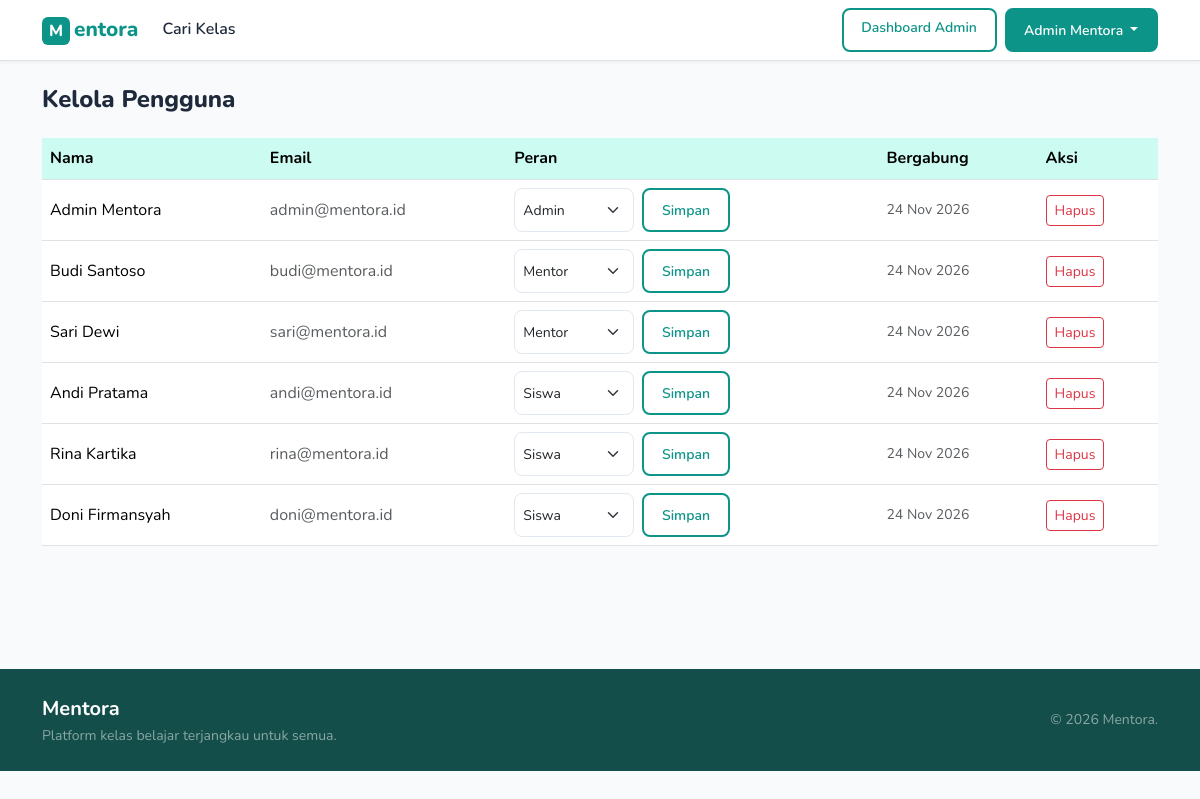
The page /admin/users.php (signed in) on the database its author committed.
### tables this page shows
CREATE TABLE users (
    id INT AUTO_INCREMENT PRIMARY KEY,
    nama VARCHAR(100) NOT NULL,
    email VARCHAR(150) NOT NULL UNIQUE,
    password VARCHAR(255) NOT NULL,
    role ENUM('admin','mentor','siswa') NOT NULL DEFAULT 'siswa',
    bio TEXT,
    keahlian VARCHAR(255),
    foto VARCHAR(255),
    created_at DATETIME DEFAULT CURRENT_TIMESTAMP
);

### admin/users.php (the view, shortened to what this page needs)
<?php
require_once __DIR__ . '/../config/db.php';
$users = $conn->query("SELECT id, nama, email, role, created_at FROM users ORDER BY created_at DESC")->fetch_all(MYSQLI_ASSOC);
include __DIR__ . '/../includes/header.php';
?>
<div class="container">
    <h1 class="h4 fw-800 mb-4">Kelola Pengguna</h1>
    <div class="table-responsive">
        <table class="table table-hover align-middle">
            <thead>
                <tr><th>Nama</th><th>Email</th><th>Peran</th><th>Bergabung</th><th>Aksi</th></tr>
            </thead>
            <tbody>
                <?php foreach ($users as $u): ?>
                    <tr>
                        <td class="fw-600"><?= htmlspecialchars($u['nama']) ?></td>
                        <td class="text-muted"><?= htmlspecialchars($u['email']) ?></td>
                        <td>
                            <form method="post" class="d-inline-flex gap-2 align-items-center">
                                <select name="role" class="form-select form-select-sm"
                                    style="width:120px" aria-label="Peran <?= htmlspecialchars($u['nama']) ?>">
                                    <option value="siswa"  <?= $u['role']==='siswa'  ? 'selected':'' ?>>Siswa</option>
                                    <option value="mentor" <?= $u['role']==='mentor' ? 'selected':'' ?>>Mentor</option>
                                    <option value="admin"  <?= $u['role']==='admin'  ? 'selected':'' ?>>Admin</option>
                                </select>
                                <button type="submit" class="btn btn-sm btn-outline-teal">Simpan</button>
                            </form>
                        </td>
                        <td class="text-muted small"><?= date('d M Y', strtotime($u['created_at'])) ?></td>
                        <td>
                            <?php if ($u['id'] !== (int)$_SESSION['user_id']): ?>
                                <form method="post" class="d-inline">
                                    <button type="submit" class="btn btn-sm btn-outline-danger"
                                        data-confirm="Hapus pengguna <?= htmlspecialchars($u['nama']) ?>?">
                                        Hapus
                                    </button>
                                </form>
                            <?php else: ?>
                                <span class="text-muted small">Kamu</span>
                            <?php endif; ?>
                        </td>
                    </tr>
                <?php endforeach; ?>
            </tbody>
        </table>
    </div>
</div>
<?php include __DIR__ . '/../includes/footer.php'; ?>

### assets/css/style.css (style rules this page uses)
:root { --teal: #0d9488; --teal-dark: #0f766e; --teal-light: #ccfbf1; --amber: #f59e0b; --amber-dark: #d97706; --text: #1e293b; --text-muted: #64748b; --bg: #f8fafc; --white: #ffffff; --border: #e2e8f0; --radius: 8px; --radius-lg: 14px; }
*, *::before, *::after { box-sizing: border-box; }
body { font-family: 'Nunito', system-ui, sans-serif; color: var(--text); background: var(--bg); line-height: 1.6; }
h1, h2, h3, h4, h5, h6 { font-weight: 700; line-height: 1.3; }
.fw-800 { font-weight: 800; }
a[href], button, summary, select, input[type="checkbox"], input[type="radio"], label[for="imgPreviewInput"], [role="button"], [role="tab"], .upload-area, .btn { cursor: pointer; }
.btn-outline-teal { background: transparent; color: var(--teal); border: 2px solid var(--teal); border-radius: var(--radius); font-weight: 600; padding: 0.45rem 1.1rem; transition: background .18s, color .18s; min-height: 44px; }
.form-control, .form-select { border-radius: var(--radius); border: 1.5px solid var(--border); font-family: 'Nunito', sans-serif; min-height: 44px; }
.table th { background: var(--teal-light); font-weight: 700; }

### rows shown on the page
users: nama "Admin Mentora", email "admin@mentora.id", role "Admin", created_at "24 Nov 2026"
users: nama "Budi Santoso", email "budi@mentora.id", role "Mentor", created_at "24 Nov 2026"
users: nama "Sari Dewi", email "sari@mentora.id", role "Mentor", created_at "24 Nov 2026"
users: nama "Andi Pratama", email "andi@mentora.id", role "Siswa", created_at "24 Nov 2026"
users: nama "Rina Kartika", email "rina@mentora.id", role "Siswa", created_at "24 Nov 2026"
users: nama "Doni Firmansyah", email "doni@mentora.id", role "Siswa", created_at "24 Nov 2026"

### other values the page prints
$_SESSION['nama'] "Admin Mentora"
